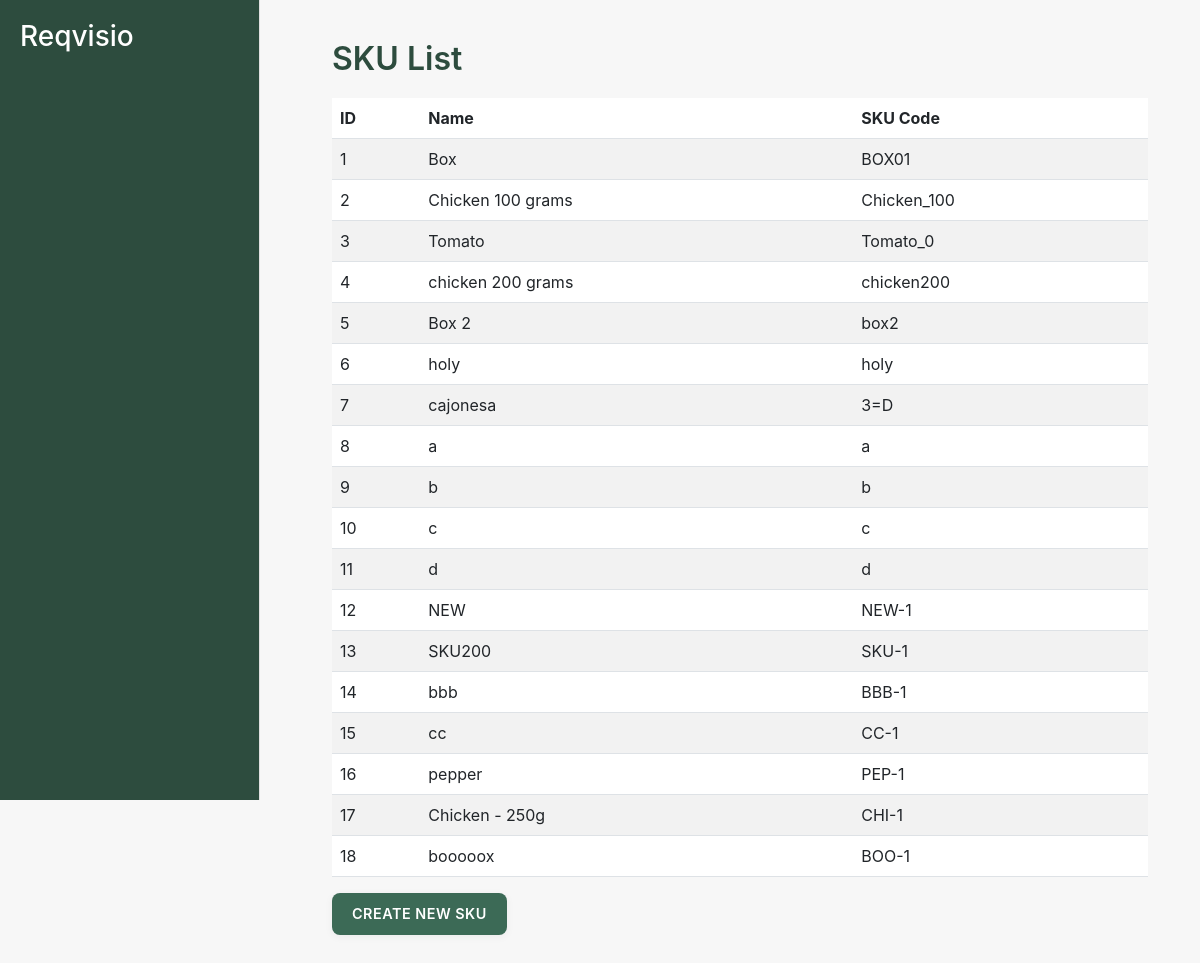
The app's page /procurement01/skus/ (signed in), older data.
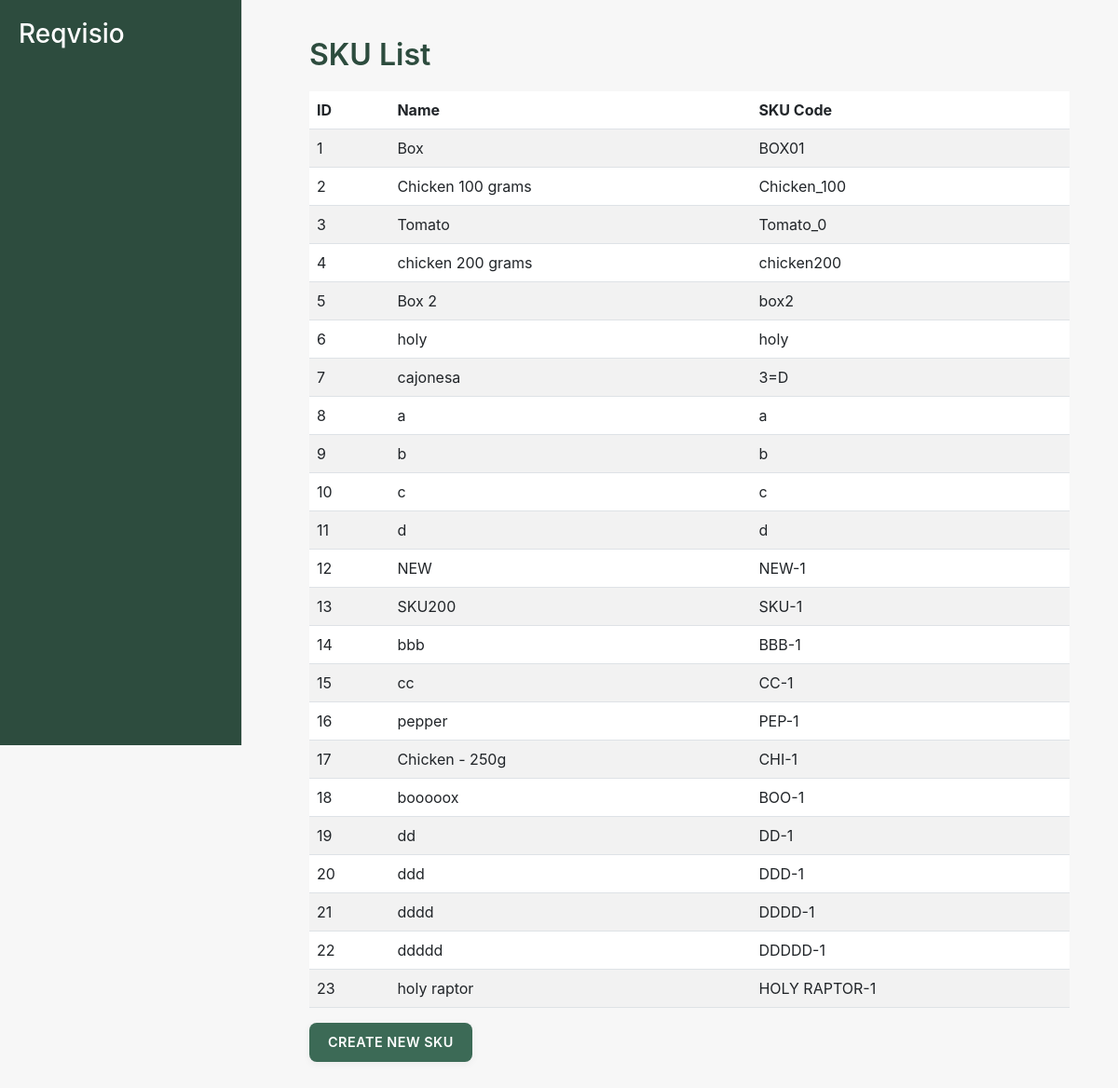
The same page, newer data.
### procurement01/models.py (models this page shows, shortened)
class SKU(models.Model):
    name = models.CharField(max_length=100)
    sku_code = models.CharField(max_length=50, unique=True)
    company = models.ForeignKey(Company, on_delete=models.CASCADE)
    image_url = models.URLField(blank=True, null=True)  # Optional image URL

### procurement01/views.py (the view)
# urls.py: path('skus/', views.sku_list_view, name='sku_list'),
@login_required
def sku_list_view(request):
    skus = SKU.objects.all()
    return render(request, 'procurement01/sku_list.html', {'skus': skus})

### procurement01/templates/procurement01/sku_list.html (shortened to what this page needs)
{% extends 'procurement01/layout.html' %}
{% block content %}
<h2>SKU List</h2>
<table class="table table-striped" id="sku-table">
    <thead>
        <tr>
            <th>ID</th>
            <th>Name</th>
            <th>SKU Code</th>
        </tr>
    </thead>
    <tbody>
        {% for sku in skus %}
        <tr class="clickable-row" data-href="{% url 'sku_detail' sku.id %}">
            <td>{{ sku.id }}</td>
            <td>{{ sku.name }}</td>
            <td>{{ sku.sku_code }}</td>
        </tr>
        {% endfor %}
    </tbody>
</table>
<a href="{% url 'sku_create' %}" class="btn btn-primary">Create New SKU</a>
{% endblock %}

Row changes from the older to the newer data that the page shows:
added SKU: id "19", name "dd", sku_code "DD-1"
added SKU: id "20", name "ddd", sku_code "DDD-1"
added SKU: id "21", name "dddd", sku_code "DDDD-1"
added SKU: id "22", name "ddddd", sku_code "DDDDD-1"
added SKU: id "23", name "holy raptor", sku_code "HOLY RAPTOR-1"
